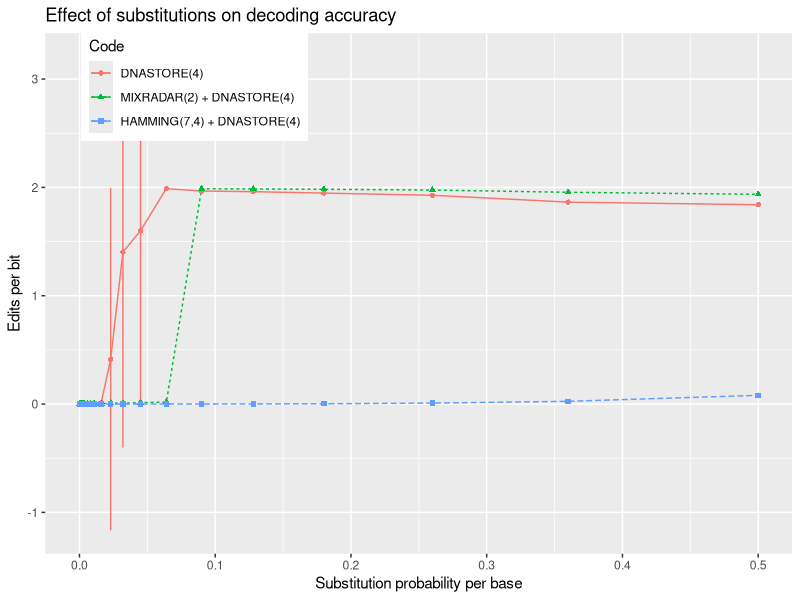

R code for this plot:
library("ggplot2");
df.l4 <- read.table(file="len4.subs.tab");
df.l4.ham <- read.table(file="len4.ham.subs.tab");
df.l4.mix2 <- read.table(file="len4.mix2.subs.tab");
df.l4$group <- 1;
df.l4.mix2$group <- 2;
df.l4.ham$group <- 3;
df <- rbind(df.l4,df.l4.mix2,df.l4.ham);
df$Code=factor(df$group,labels=c("DNASTORE(4)","MIXRADAR(2) + DNASTORE(4)","HAMMING(7,4) + DNASTORE(4)"))
subplot <- ggplot(df,aes(x=SubProb,y=MeanEditsPerBit,color=Code)) + geom_errorbar(aes(ymin=MeanEditsPerBit-2*StDevEditsPerBit,ymax=MeanEditsPerBit+2*StDevEditsPerBit)) + geom_line(aes(linetype=Code)) + geom_point(aes(shape=Code)) + ylab("Edits per bit") + xlab("Substitution probability per base") + ggtitle("Effect of substitutions on decoding accuracy") + theme(legend.position=c(.2,.9));
ggsave("subplot.ps",plot=subplot);

